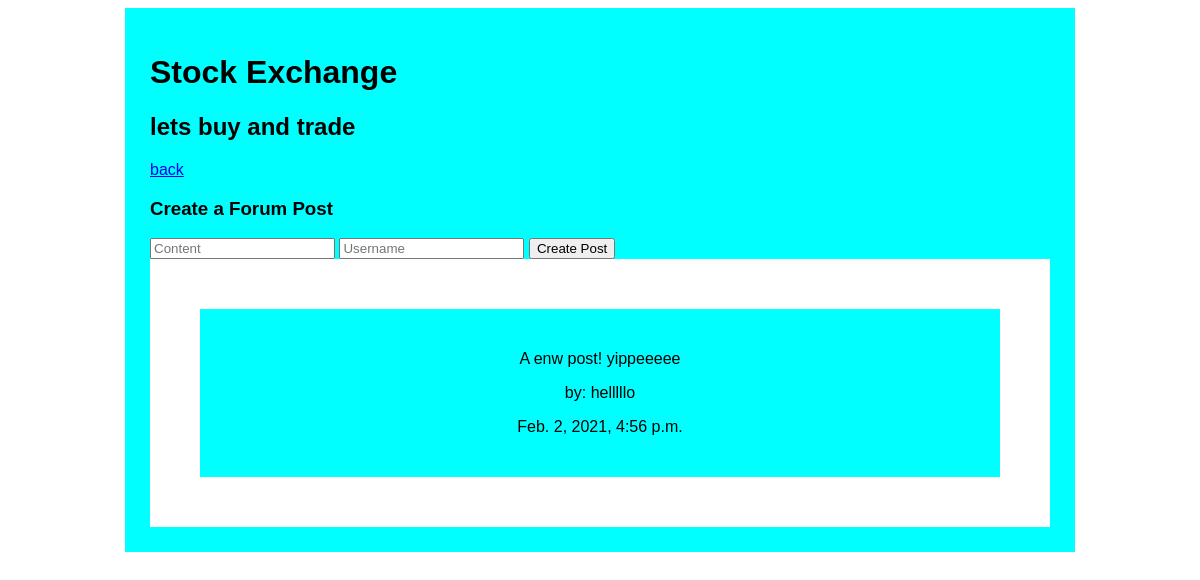
Screenshot of /forum/6 with the database file from the repository.
### forum_app/models.py (models this page shows)
class Forum(models.Model):
    name=models.CharField(max_length=255)
    description=models.CharField(max_length=255)
    created_at = models.DateTimeField(auto_now_add=True)
    updated_at = models.DateTimeField(auto_now=True)

class Forum_Post(models.Model):
    content=models.CharField(max_length=255)
    username=models.CharField(max_length=255)
    forum=models.ForeignKey(Forum, related_name='all_forum_posts', on_delete=models.CASCADE)
    created_at = models.DateTimeField(auto_now_add=True)
    updated_at = models.DateTimeField(auto_now=True)

### forum_app/views.py (the view)
# urls.py: path('forum/<int:forum_id>', views.get_one_forum),
def get_one_forum(request, forum_id):
    context={
        'forum': Forum.objects.get(id=forum_id)
    }
    return render(request, "one_forum.html", context)

### forum_app/templates/one_forum.html (shortened to what this page needs)
<!DOCTYPE html>
<html lang="en">
<head>
    {% load static %}
    <link rel="stylesheet" href="{% static 'style.css' %}">
</head>
<body>
    <div id="wrapper">
        <h1>{{forum.name}}</h1>
        <h2>{{forum.description}}</h2>
        <a href="/">back</a>
        <div id="create_post">
            <h3>Create a Forum Post</h3>
            <form action="/create_forum_post" method='POST'>
                <input type="text" name='post_content' placeholder="Content">
                <input type="text" name='username' placeholder='Username'>
                <input type="submit" value="Create Post">
            </form>
        </div>
        <div id="posts">
            {% for forum_post in forum.all_forum_posts.all %}
            <div class="post">
                <p>{{forum_post.content}}</p>
                <p>by: {{forum_post.username}}</p>
                <p>{{forum_post.created_at}}</p>
            </div>
            {% endfor %}
        </div>
    </div>
</body>
</html>

### forum_app/static/style.css (style rules this page uses)
#wrapper { width: 900px; background-color: aqua; margin: 0px auto; padding: 25px; font-family: sans-serif; }
#posts { background-color: white; padding: 25px; }
.post { background-color: aqua; padding: 25px; text-align: center; margin: 25px; }

### rows the page displays
Forum: name "Stock Exchange", description "lets buy and trade"
Forum_Post: content "A enw post! yippeeeee", username "helllllo", created_at "Feb. 2, 2021, 4:56 p.m."
